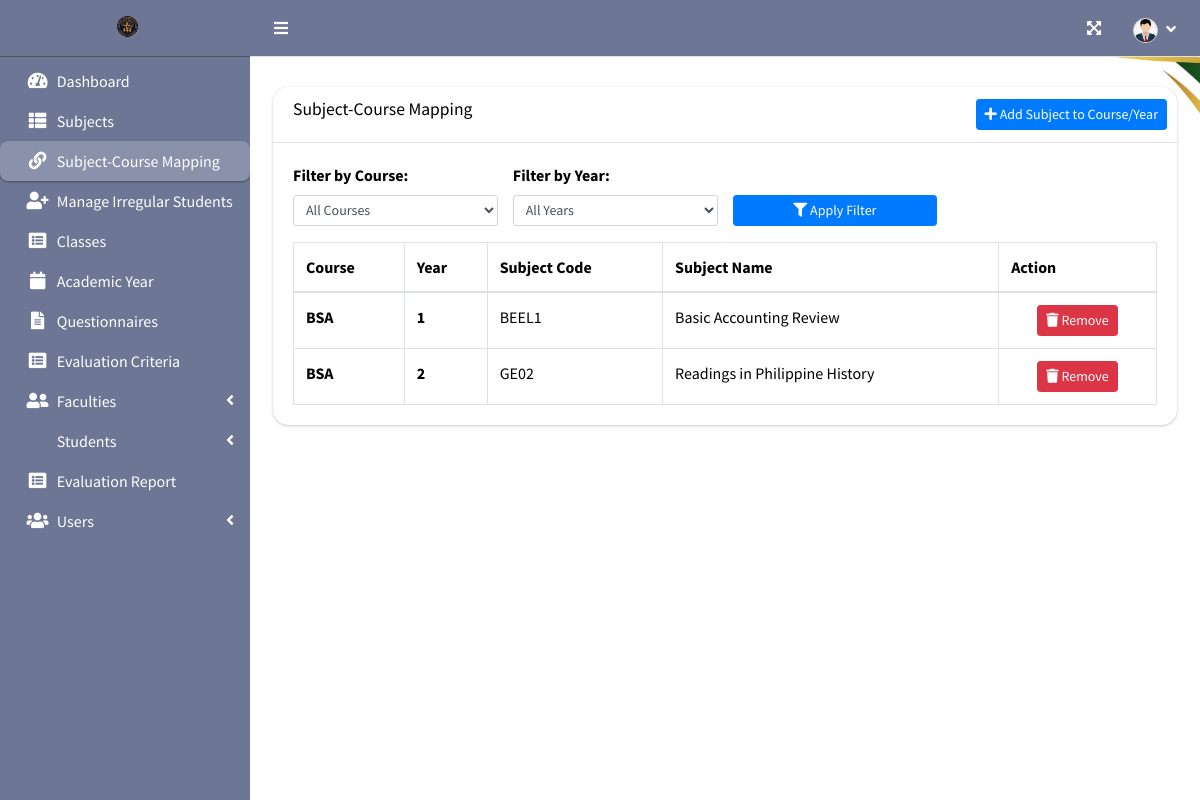
Page /index.php?page=subject_course_mapping (signed in) on the committed database.
### tables this page shows
CREATE TABLE `subject_course_mapping` (
  `id` int(11) NOT NULL,
  `subject_id` int(11) NOT NULL,
  `curriculum` varchar(100) NOT NULL,
  `level` varchar(50) NOT NULL,
  `created_at` datetime NOT NULL DEFAULT current_timestamp()
);

CREATE TABLE `subject_list` (
  `id` int(30) NOT NULL,
  `code` varchar(50) NOT NULL,
  `subject` text NOT NULL,
  `description` text NOT NULL
);

### admin/subject_course_mapping.php (the view, shortened to what this page needs)
<?php include 'db_connect.php'; ?>
<div class="col-lg-12">
    <div class="card card-outline">
        <div class="card-header">
            <h3 class="card-title">Subject-Course Mapping</h3>
            <div class="card-tools">
                <button class="btn btn-sm btn-primary" id="btn_add_mapping"><i class="fa fa-plus"></i> Add Subject to
                    Course/Year</button>
            </div>
        </div>
        <div class="card-body">
            <div class="row mb-3">
                <div class="col-md-3">
                    <label>Filter by Course:</label>
                    <select id="filter_curriculum" class="form-control form-control-sm">
                        <option value="">All Courses</option>
                    </select>
                </div>
                <div class="col-md-3">
                    <label>Filter by Year:</label>
                    <select id="filter_level" class="form-control form-control-sm">
                        <option value="">All Years</option>
                    </select>
                </div>
                <div class="col-md-3">
                    <label>&nbsp;</label>
                    <button id="btn_filter" class="btn btn-primary btn-sm btn-block"><i class="fa fa-filter"></i> Apply
                        Filter</button>
                </div>
            </div>
            <table class="table table-hover table-bordered" id="mapping_table">
                <thead>
                    <tr>
                        <th>Course</th>
                        <th>Year</th>
                        <th>Subject Code</th>
                        <th>Subject Name</th>
                        <th>Action</th>
                    </tr>
                </thead>
                <tbody>
                    <?php
                    $qry = $conn->query("SELECT scm.*, s.code, s.subject, s.description
						FROM subject_course_mapping scm
						INNER JOIN subject_list s ON scm.subject_id = s.id
						ORDER BY scm.curriculum, scm.level, s.code");
                    while ($row = $qry->fetch_assoc()):
                        ?>
                        <tr class="mapping-row" data-curriculum="<?php echo $row['curriculum'] ?>"
                            data-level="<?php echo $row['level'] ?>">
                            <td><b><?php echo $row['curriculum'] ?></b></td>
                            <td><b><?php echo $row['level'] ?></b></td>
                            <td><?php echo $row['code'] ?></td>
                            <td><?php echo $row['subject'] ?></td>
                            <td class="text-center">
                                <button class="btn btn-sm btn-danger delete_mapping" data-id="<?php echo $row['id'] ?>">
                                    <i class="fa fa-trash"></i> Remove
                                </button>
                            </td>
                        </tr>
                    <?php endwhile; ?>
                </tbody>
            </table>
        </div>
    </div>
</div>

### admin/subject_course_mapping.php (style rules this page uses)
.card, .card-body { color: black; background: transparent !important; backdrop-filter: blur(10px); -webkit-backdrop-filter: blur(10px); border-radius: 15px; border: none; }

### rows in the picture
subject_course_mapping: curriculum "BSA", level "1", subject_list.code "BEEL1", subject_list.subject "Basic Accounting Review"
subject_course_mapping: curriculum "BSA", level "2", subject_list.code "GE02", subject_list.subject "Readings in Philippine History"
